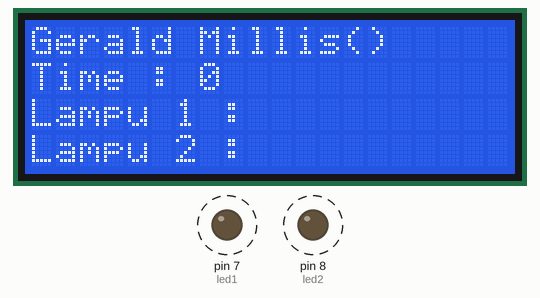
Simulated run of this sketch. Board: Arduino Uno, built with avr-gcc and run on an emulated ATmega328P. Shown: 20×4 character LCD, output pins drawn as LEDs (lit = HIGH). Dashed ring = blinking.

Above: at 0.32 s.
At 2.82 s:
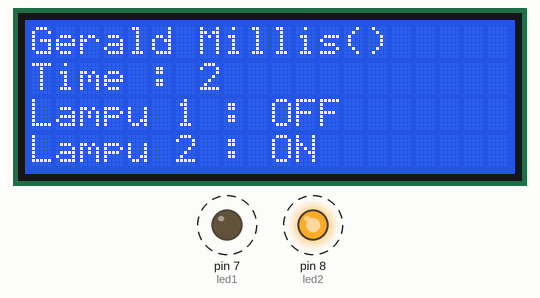
At 19.5 s:
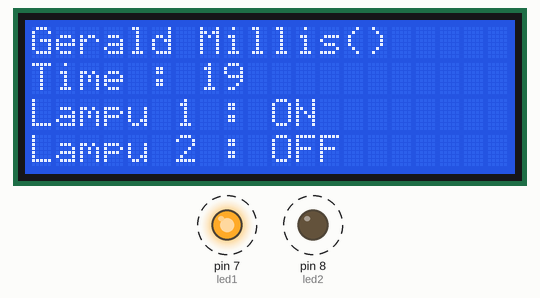
At 39.42 s:
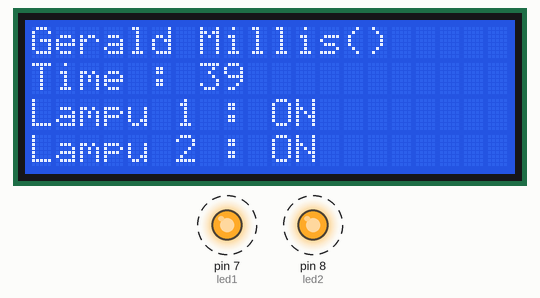
Timing chart, 0 to 40.0 s (numbered marks = the images above):
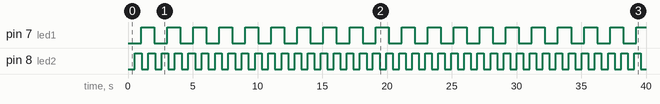

Measured:
- by itself, pin 7 (led1): alternates HIGH for 1.0 s and LOW for 1.0 s
- by itself, pin 8 (led2): alternates HIGH for 0.50 s and LOW for 0.50 s
- what the display in image 1 shows lasts 0.5 s, from 2.6 s to 3.1 s

The sketch:

millis__.ino
```cpp
#include <LiquidCrystal_I2C.h>
#include <Wire.h>

LiquidCrystal_I2C lcd(0x27, 20, 4);

// Lampu 1
int led1 = 7;
unsigned long waktuSebelumnya_lampu1 = 0;
bool lampu1Status = false;
unsigned long intervalLampu1 = 1000;

// Lampu 2
int led2 = 8;
unsigned long waktuSebelumnya_lampu2 = 0;
bool lampu2Status = false;
unsigned long intervalLampu2 = 500;

void setup() {
  // put your setup code here, to run once:
  lcd.init();
  lcd.backlight();
  pinMode(led1, OUTPUT);
  pinMode(led2, OUTPUT);

  lcd.home(); // Sama dengan lcd.setCursor(0,0);
  lcd.print(F("Gerald Millis()"));
}

void loop() {
  // put your main code here, to run repeatedly:
  unsigned long waktuSekarang = millis();
  lcd.setCursor(0,1);
  lcd.print(F("Time : "));
  lcd.print(waktuSekarang / 1000); // Supaya jadi detik dibagi 1000

  //  Lampu 1
  lcd.setCursor(0,2);
  lcd.print(F("Lampu 1 : "));
  if (waktuSekarang - waktuSebelumnya_lampu1 > intervalLampu1){
    // Flagging
    lampu1Status = !lampu1Status;

    if (lampu1Status){
      lcd.setCursor(10, 2);
      lcd.print(F("ON "));
      digitalWrite(led1, HIGH);
    } else {
      lcd.setCursor(10, 2);
      lcd.print(F("OFF"));
      digitalWrite(led1, LOW);
    }
    waktuSebelumnya_lampu1 = waktuSekarang;
  }

  //  Lampu 2
  lcd.setCursor(0,3);
  lcd.print(F("Lampu 2 : "));
  if (waktuSekarang - waktuSebelumnya_lampu2 > intervalLampu2){
    // Flagging
    lampu2Status = !lampu2Status;

    if (lampu2Status){
      lcd.setCursor(10, 3);
      lcd.print(F("ON "));
      digitalWrite(led2, HIGH);
    } else {
      lcd.setCursor(10, 3);
      lcd.print(F("OFF"));
      digitalWrite(led2, LOW);
    }
    waktuSebelumnya_lampu2 = waktuSekarang;
  }


}
```
